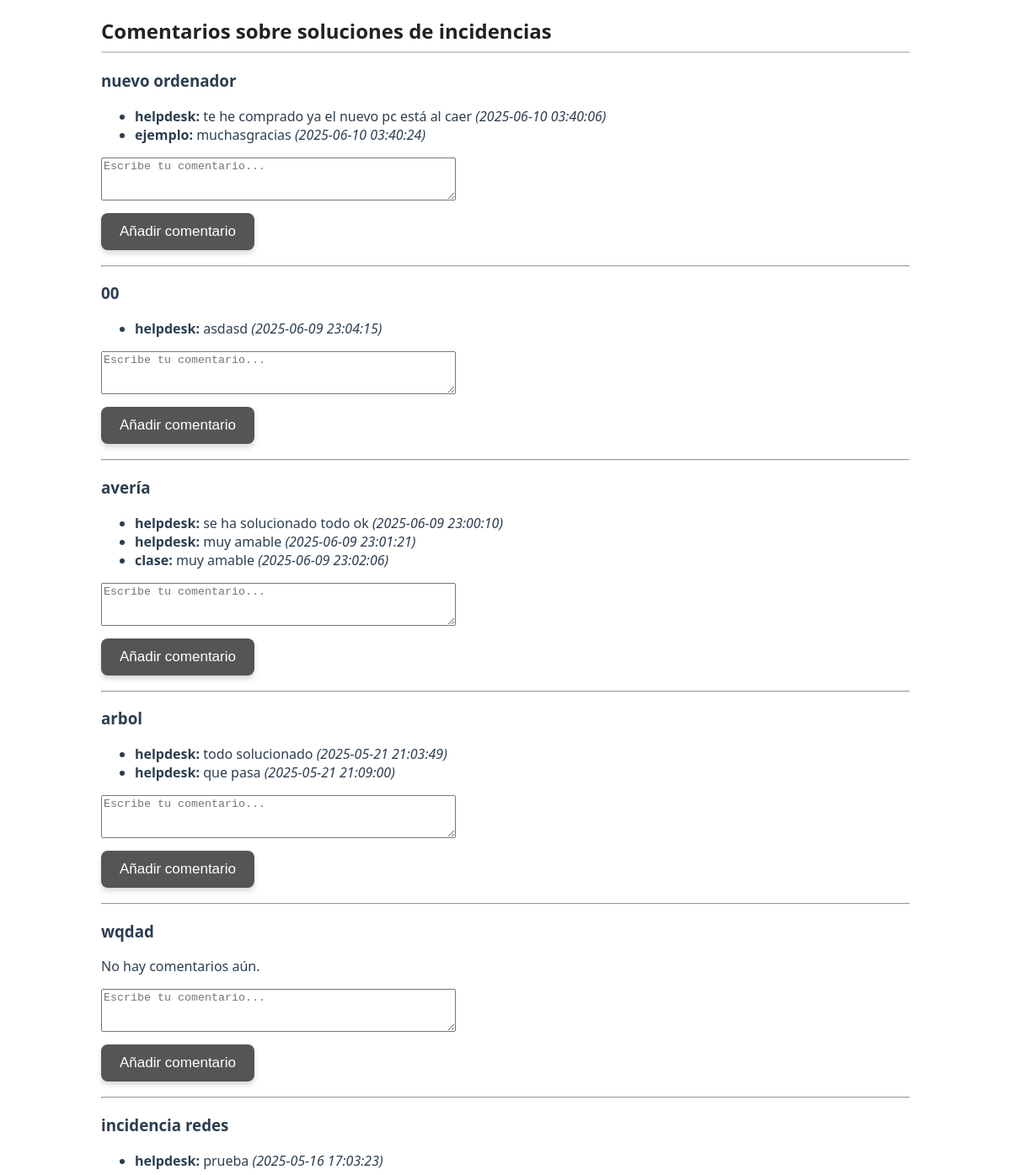
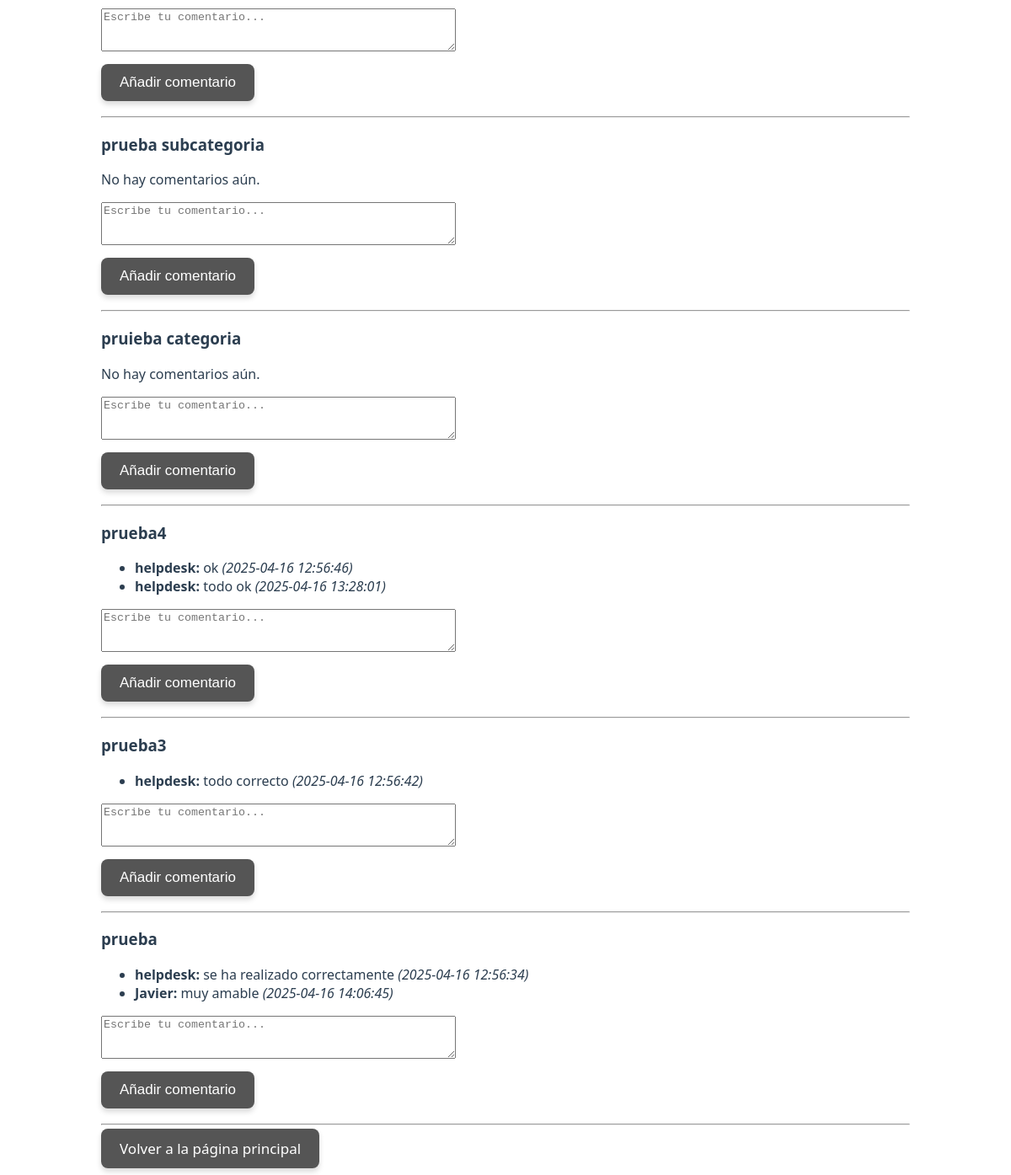
Screenshot of /comentario.php (signed in) with the database file from the repository (2 pictures, top to bottom).
### tables this page shows
CREATE TABLE `historialIncidencia` (
  `id` int NOT NULL,
  `Título` varchar(150) NOT NULL,
  `Descripción` text NOT NULL,
  `Prioridad` enum('baja','media','alta') NOT NULL,
  `FechaCreación` datetime NOT NULL,
  `IdUsuario` int NOT NULL,
  `NombreUsuario` varchar(100) NOT NULL,
  `FechaCierre` datetime DEFAULT CURRENT_TIMESTAMP,
  `Categoria` varchar(100) DEFAULT 'otros',
  `Subcategoria` varchar(100) DEFAULT 'general'
);

CREATE TABLE `comentarios` (
  `id` int NOT NULL,
  `IdHistorial` int NOT NULL,
  `NombreUsuario` varchar(100) NOT NULL,
  `Comentario` text NOT NULL,
  `FechaComentario` datetime DEFAULT CURRENT_TIMESTAMP
);

### comentario.php (the view, shortened to what this page needs)
<?php
require 'db.php';
?>
<!DOCTYPE html>
<html>
<head>
    <link rel="stylesheet" href="estilos.css">
</head>
<body>
    <h2>Comentarios sobre soluciones de incidencias</h2>
    <?php
    $sql = "SELECT id, Título FROM historialIncidencia ORDER BY FechaCierre DESC";
    $result = $conn->query($sql);
    while ($fila = $result->fetch_assoc()) {
        echo "<h3>" . htmlspecialchars($fila['Título']) . "</h3>";
        $sqlComentarios = "SELECT NombreUsuario, Comentario, FechaComentario FROM comentarios WHERE IdHistorial = ?";
        $stmt = $conn->prepare($sqlComentarios);
        $stmt->bind_param("i", $fila['id']);
        $stmt->execute();
        $comentarios = $stmt->get_result();
        if ($comentarios->num_rows > 0) {
            echo "<ul>";
            while ($c = $comentarios->fetch_assoc()) {
                echo "<li><strong>" . htmlspecialchars($c['NombreUsuario']) . ":</strong> " .
                     htmlspecialchars($c['Comentario']) . " <em>(" . $c['FechaComentario'] . ")</em></li>";
            }
            echo "</ul>";
        } else {
            echo "<p>No hay comentarios aún.</p>";
        }
        echo '
        <form action="comentarioNuevo.php" method="POST">
            <input type="hidden" name="IdHistorial" value="' . $fila['id'] . '">
            <textarea name="Comentario" rows="3" cols="50" placeholder="Escribe tu comentario..." required></textarea><br>
            <input type="submit" value="Añadir comentario" class="btn">
        </form><hr>';
    }
    ?>
    <p><a href="panel.php" class="btn">Volver a la página principal</a></p>
</body>
</html>

### estilos.css (style rules this page uses)
body { font-family: 'Segoe UI', Tahoma, Geneva, Verdana, sans-serif; background-color: #ffffff; margin: 20px auto; max-width: 960px; color: #2c3e50; }
h2 { color: #222222; border-bottom: 2px solid #cccccc; padding-bottom: 8px; margin-bottom: 20px; }
.btn { background-color: #555555; color: #fff; padding: 12px 22px; margin: 10px 5px 10px 0; border: none; border-radius: 8px; cursor: pointer; text-decoration: none; font-size: 17px; box-shadow: 0 4px 6px rgba(0,0,0,0.15); transition: background-color 0.25s ease, box-shadow 0.25s ease; }

### rows the page displays
historialincidencia: Título "nuevo ordenador"
comentarios: NombreUsuario "helpdesk", Comentario "te he comprado ya el nuevo pc está al caer", FechaComentario "2025-06-10 03:40:06"
comentarios: NombreUsuario "ejemplo", Comentario "muchasgracias", FechaComentario "2025-06-10 03:40:24"
historialincidencia: Título "00"
comentarios: NombreUsuario "helpdesk", Comentario "asdasd", FechaComentario "2025-06-09 23:04:15"
historialincidencia: Título "avería"
comentarios: NombreUsuario "helpdesk", Comentario "se ha solucionado todo ok", FechaComentario "2025-06-09 23:00:10"
comentarios: NombreUsuario "helpdesk", Comentario "muy amable", FechaComentario "2025-06-09 23:01:21"
comentarios: NombreUsuario "clase", Comentario "muy amable", FechaComentario "2025-06-09 23:02:06"
historialincidencia: Título "arbol"
comentarios: NombreUsuario "helpdesk", Comentario "todo solucionado", FechaComentario "2025-05-21 21:03:49"
comentarios: NombreUsuario "helpdesk", Comentario "que pasa", FechaComentario "2025-05-21 21:09:00"
historialincidencia: Título "wqdad", shows "No hay comentarios aún."
historialincidencia: Título "incidencia redes"
comentarios: NombreUsuario "helpdesk", Comentario "prueba", FechaComentario "2025-05-16 17:03:23"
historialincidencia: Título "prueba subcategoria", shows "No hay comentarios aún."
historialincidencia: Título "pruieba categoria", shows "No hay comentarios aún."
historialincidencia: Título "prueba4"
comentarios: NombreUsuario "helpdesk", Comentario "ok", FechaComentario "2025-04-16 12:56:46"
comentarios: NombreUsuario "helpdesk", Comentario "todo ok", FechaComentario "2025-04-16 13:28:01"
historialincidencia: Título "prueba3"
comentarios: NombreUsuario "helpdesk", Comentario "todo correcto", FechaComentario "2025-04-16 12:56:42"
historialincidencia: Título "prueba"
comentarios: NombreUsuario "helpdesk", Comentario "se ha realizado correctamente", FechaComentario "2025-04-16 12:56:34"
comentarios: NombreUsuario "Javier", Comentario "muy amable", FechaComentario "2025-04-16 14:06:45"
